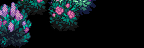

This game map was drawn from its Tiled (.tmx) file and the tilesets committed beside it. A one-line description and the full map source follow:
An orthogonal 9x3 tile map with 16x16 px tiles, 1 tile layer (Back3).

<map version="1.10" tiledversion="1.10.2" orientation="orthogonal" renderorder="right-down" compressionlevel="0" width="9" height="3" tilewidth="16" tileheight="16" infinite="0" nextlayerid="22" nextobjectid="9">
 <properties>
  <property name="AmbientLight" value="255 255 255" />
  <property name="IsGreenhouse" value="T" />
  <property name="Warp" value="5 17 Farm 28 16" />
 </properties>
 <tileset firstgid="1" name="Tiny_Bushes_Spring_WittilyNamed" tilewidth="16" tileheight="16" tilecount="27" columns="9">
  <image source="Tiny_Bushes_Spring_WittilyNamed.png" width="144" height="48" />
 </tileset>
 <layer id="21" name="Back3" width="9" height="3">
  <data encoding="csv">
1,2,3,4,5,6,0,0,0,
10,11,0,13,14,0,0,0,0,
19,20,0,0,0,0,0,0,0
</data>
 </layer>
</map>
